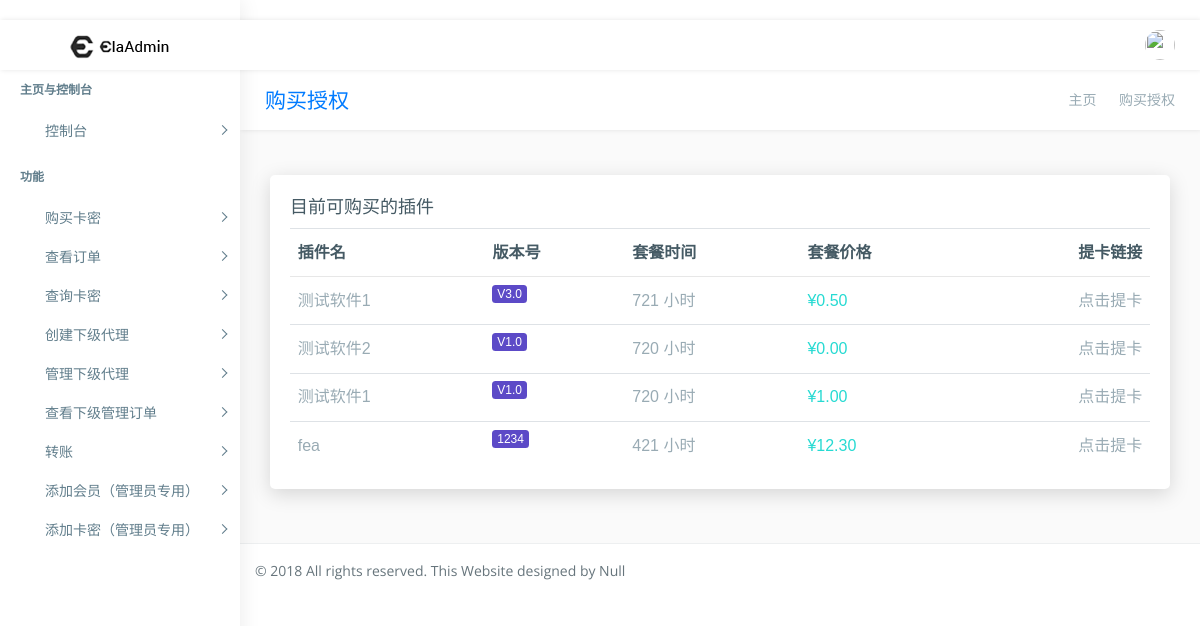
Screenshot of /shop/ (signed in) with the database file from the repository.
### main_app/models.py (models this page shows, shortened)
class Software(models.Model): #会员版本
    software_id = models.PositiveIntegerField(verbose_name="会员ID", unique=True)
    software_name = models.CharField(verbose_name="会员名称", max_length=30)
    software_version_number = models.CharField(verbose_name="会员版本号", max_length=30,default="V1.0")
    software_each_time = models.PositiveIntegerField(verbose_name="套餐时间（按天计算）",default=720)
    software_cost = models.DecimalField(max_digits=8,decimal_places=2,verbose_name="价格",default=0)
    software_try = models.BooleanField(verbose_name="试用（无需填写，默认即可）",default=False)
    software_try_hours = models.PositiveIntegerField(verbose_name="试用时长（无需填写，默认即可）",default=0)

### main_app/views/web/base_web.py (the view)
# urls.py: url(r'^shop/$',shop_page,name='shop'),
@login_required
def shop_page(request):
    user = request.user
    user = get_proxy_account(username=user.username)
    if user == False:
        return HttpResponse("出现错误！报告错误号：1000。\n 你可能登陆了多个账户或管理员账户，请登出后再操作！")
    all_software = Software.objects.all()
    all_software_list = []
    others_info_object = Others_info.objects.get(user=request.user)
    discount = Decimal(1 - (user[1].level * 0.05)) # 折扣，输出一个浮点数
    for i in all_software:
        a = {
            "software_cost":"%.2f" % (i.software_cost*discount),
            "software_id":i.software_id,
            "software_name":i.software_name,
            "software_each_time":i.software_each_time,
            "software_version_number":i.software_version_number,
             }
        all_software_list.append(a)
    context = {"all_software":all_software_list}
    return render(request,"page-shop.html",context=context)

### main_app/views/web/base_web.py (called while the page is built, shortened)
def get_proxy_account(TOKEN=None,username=None,pk_id = None):
    if TOKEN != None:
        try:
            user_others_info = Others_info.objects.get(TOKEN=TOKEN)
            return [user_others_info.user,user_others_info]
        except:
            return False
    elif username != None:
        try:
            user_object = User.objects.get_by_natural_key(username=username)
            user_others_info = Others_info.objects.get(user=user_object)
            return [user_object,user_others_info]
        except:
            return False

### templates/page-shop.html (shortened to what this page needs)
{% extends "base.html" %}
{% load staticfiles %}
{% block wrapper %}
        <div class="page-wrapper">
            <div class="row page-titles">
                <div class="col-md-5 align-self-center">
                    <h3 class="text-primary">购买授权</h3> </div>
                <div class="col-md-7 align-self-center">
                    <ol class="breadcrumb">
                        <li class="breadcrumb-item"><a href="{% url "index" %}">主页</a></li>
                        <li class="breadcrumb-item active">购买授权</li>
                    </ol>
                </div>
            </div>
            <div class="container-fluid">
                <div class="row">
                    <div class="col-lg-12">
                        <div class="card">
                            <div class="card-title">
                                <h4>目前可购买的插件 </h4>
                            </div>
                            <div class="card-body">
                                <div class="table-responsive">
                                    <table class="table table-hover ">
                                        <thead>
                                            <tr>
                                                <th>插件名</th>
                                                <th>版本号</th>
                                                <th>套餐时间</th>
                                                <th>套餐价格</th>
                                                <th>提卡链接</th>
                                            </tr>
                                        </thead>
                                        <tbody>
                                        {% if all_software %}
                                            {% for i in all_software %}
                                            <tr>
                                                <td>{{ i.software_name }}</td>
                                                <td><span class="badge badge-primary">{{ i.software_version_number }}</span></td>
                                                <td>{{ i.software_each_time }} 小时</td>
                                                <td class="color-success">¥{{ i.software_cost }}</td>
                                                <td><a href="{% url "shop_detail" i.software_id %}">点击提卡</a></td>
                                            </tr>
                                            {% endfor %}
                                        {% endif %}
                                        </tbody>
                                    </table>
                                </div>
                            </div>
                        </div>
                    </div>
                </div>
            </div>
{% endblock wrapper %}

### rows the page displays
Software: software_name "测试软件1", software_version_number "V3.0"
Software: software_name "测试软件2", software_version_number "V1.0"
Software: software_name "测试软件1", software_version_number "V1.0"
Software: software_name "fea", software_version_number "1234"

### other values shown
{{ i.software_each_time }} "721" "720" "720" "421"
{{ i.software_cost }} "0.50" "0.00" "1.00" "12.30"
